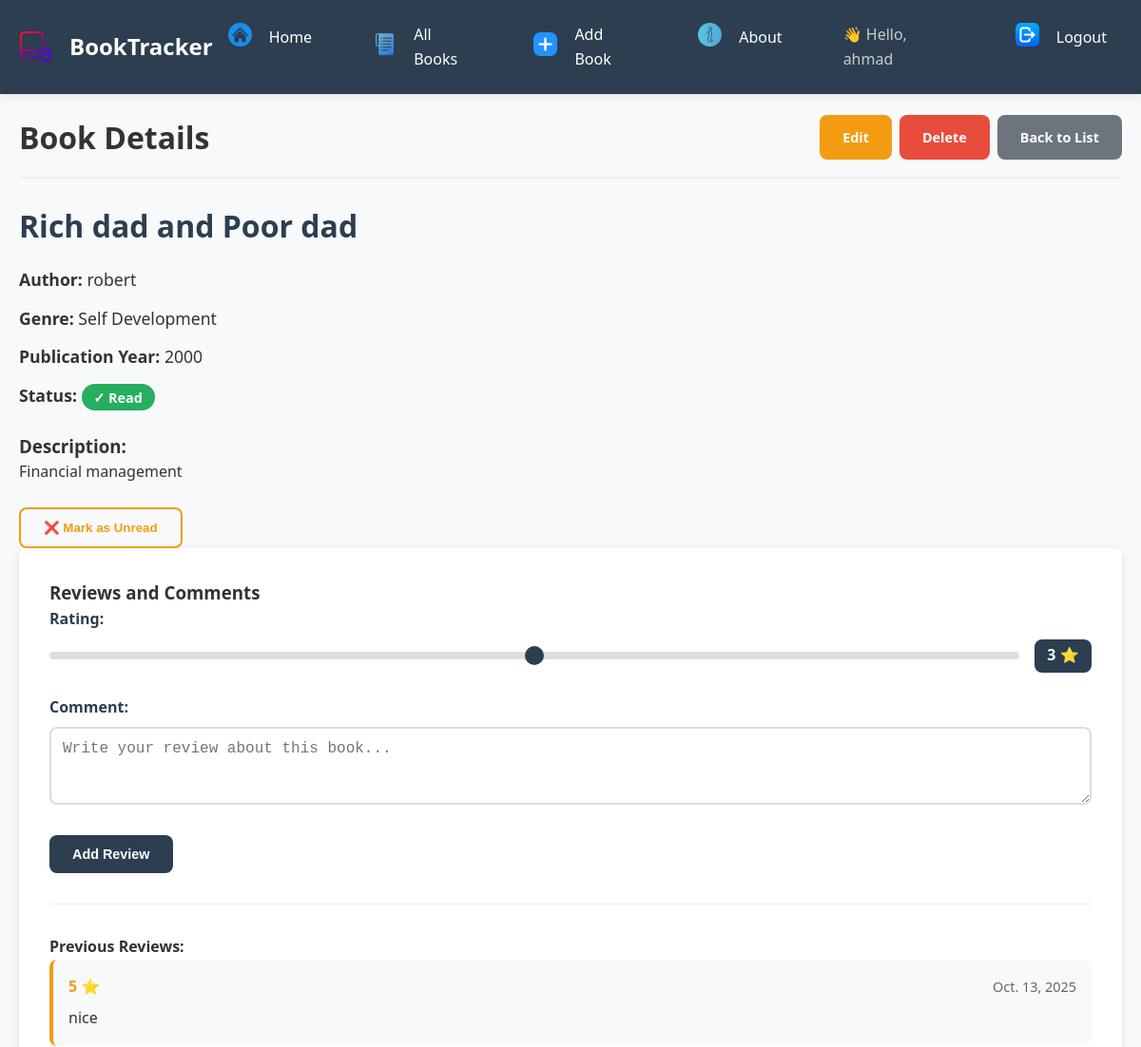
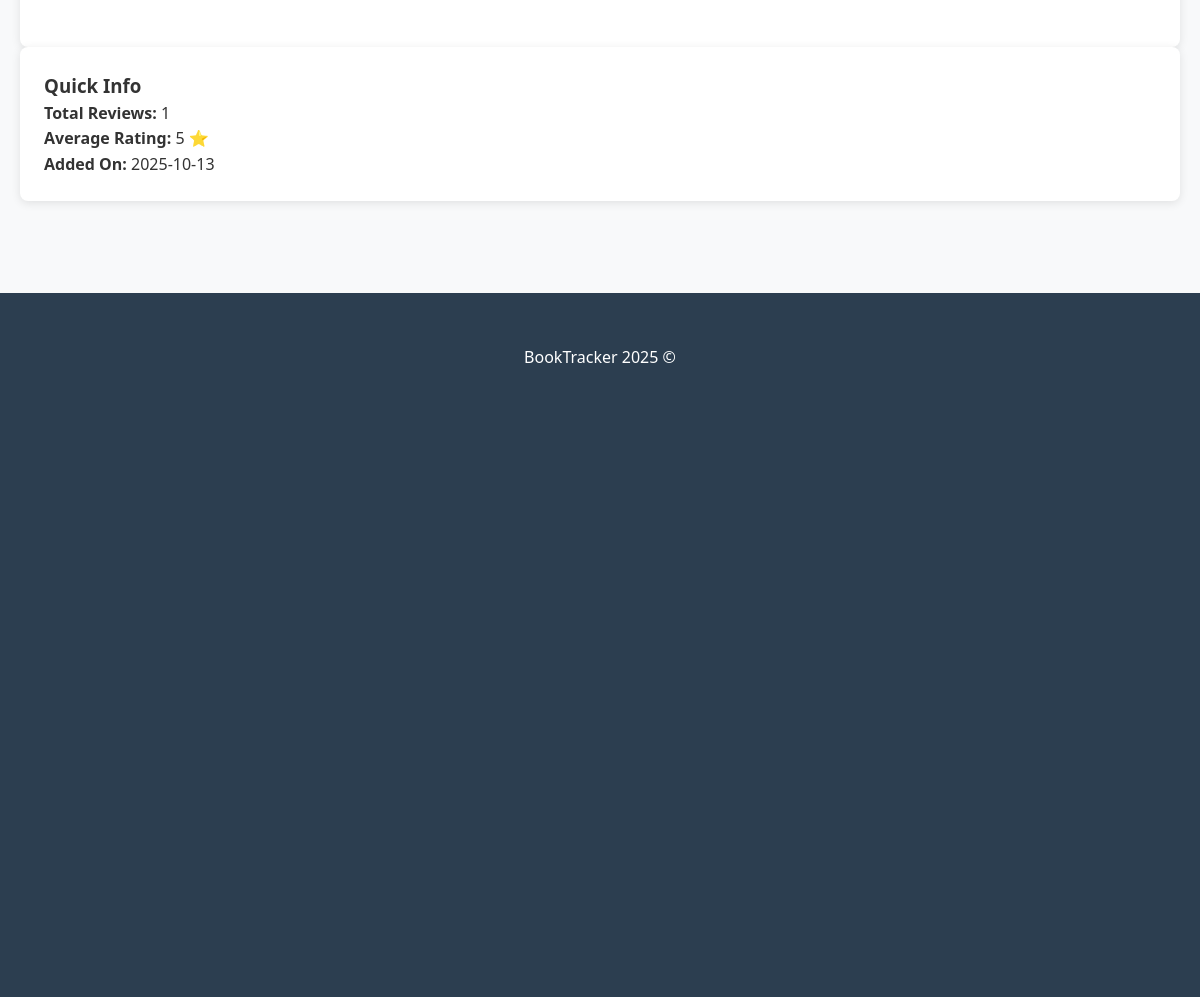
The app's page /books/10/ (signed in) with its own data (2 pictures, top to bottom).
### main_app/models.py (models this page shows, shortened)
class Book(models.Model):
    GENRE_CHOICES = [
        ('Novel', 'Novel'),
        ('Science Fiction', 'Science Fiction'),
        ('History', 'History'),
        ('Self Development', 'Self Development'),
        ('Biography', 'Biography'),
        ('Literature', 'Literature'),
        ('Poetry', 'Poetry'),
        ('Children', 'Children'),
        ('Other', 'Other'),
    ]
    title = models.CharField(max_length=200)
    author = models.CharField(max_length=100)
    genre = models.CharField(choices=GENRE_CHOICES)
    description = models.TextField(max_length=500)
    publication_year = models.IntegerField(
        validators=[MinValueValidator(1000), MaxValueValidator(2025)] # To select year between 1000 and 2025
    )
    is_read = models.BooleanField(default=False)
    created_at = models.DateTimeField(auto_now_add=True)
    user = models.ForeignKey(
        User,
        on_delete=models.CASCADE,
        null=True,  # temp (we used it to solve makemigrations issue)
        blank=True  # temp
    )
    class Meta:
        ordering = ['-created_at']

class Review(models.Model):
    book = models.ForeignKey(Book, on_delete=models.CASCADE, related_name='reviews')
    date = models.DateField(auto_now_add=True)
    rating = models.IntegerField(
        validators=[MinValueValidator(1), MaxValueValidator(5)],
        help_text="From 1 to 5 stars"
    )
    comment = models.TextField(max_length=500)
    class Meta:
        ordering = ['-date']

### main_app/views.py (the view)
# urls.py: path('books/<int:pk>/', BookDetail.as_view(), name='book_detail'),
class BookDetail(UserAccessMixin, LoginRequiredMixin, DetailView):  # most be sorted like this
    model = Book
    template_name = 'books/book_detail.html'

### main_app/views.py (called while the page is built)
    def test_func(self):
        book = self.get_object()
        return book.user == self.request.user

### main_app/templates/books/book_detail.html (shortened to what this page needs)
{% extends 'base.html' %}
{% load static %}
{% block extra_css %}
<link rel="stylesheet" href="{% static 'css/book_detail.css' %}">
{% endblock %}
{% block content %}
<div class="detail-container">
    <div class="detail-header">
        <h1>Book Details</h1>
        <div class="action-buttons">
            <a href="{% url 'book_update' book.pk %}" class="btn btn-warning">Edit</a>
            <a href="{% url 'book_delete' book.pk %}" class="btn btn-danger">Delete</a>
            <a href="{% url 'book_list' %}" class="btn btn-secondary">Back to List</a>
        </div>
    </div>
    <div class="book-details">
        <div class="main-content">
            <div class="book-info-card">
                <h2 class="book-title">{{ book.title }}</h2>
                <div class="book-meta">
                    <p><strong>Author:</strong> {{ book.author }}</p>
                    <p><strong>Genre:</strong> {{ book.genre }}</p>
                    <p><strong>Publication Year:</strong> {{ book.publication_year }}</p>
                    <p><strong>Status:</strong>
                        <span class="status-badge {% if book.is_read %}read{% else %}unread{% endif %}">
                            {% if book.is_read %}✓ Read{% else %}❌ Unread{% endif %}
                        </span>
                    </p>
                </div>
                <div class="book-description">
                    <h3>Description:</h3>
                    <p>{{ book.description|linebreaks }}</p>
                </div>
                <form method="post" action="{% url 'toggle_read' book.id %}" class="toggle-form">
                    <button type="submit" class="toggle-btn {% if book.is_read %}read{% else %}unread{% endif %}">
                        {% if book.is_read %}❌ Mark as Unread{% else %}✓ Mark as Read{% endif %}
                    </button>
                </form>
            </div>
            <div class="reviews-section">
                <div class="reviews-header">
                    <h3>Reviews and Comments</h3>
                </div>
                <form method="post" action="{% url 'add_review' book.id %}" class="review-form">
                    <div class="form-group">
                        <label for="id_rating" class="form-label">Rating:</label>
                        <div class="rating-control">
                            <input type="range" name="rating" min="1" max="5" value="3"
                                   class="rating-slider" id="id_rating"
                                   oninput="document.getElementById('ratingValue').textContent = this.value + ' ⭐'">
                            <span id="ratingValue" class="rating-value">3 ⭐</span>
                        </div>
                    </div>
                    <div class="form-group">
                        <label for="id_comment" class="form-label">Comment:</label>
                        <textarea name="comment" class="form-control" id="id_comment"
                                  rows="3" placeholder="Write your review about this book..."></textarea>
                    </div>
                    <button type="submit" class="btn btn-primary">Add Review</button>
                </form>
                <div class="reviews-list">
                    <h4>Previous Reviews:</h4>
                    {% if book.reviews.all %}
                        {% for review in book.reviews.all %}
                        <div class="review-card">
                            <div class="review-header">
                                <strong class="review-rating">{{ review.rating }} ⭐</strong>
                                <small class="review-date">{{ review.date }}</small>
                            </div>
                            <p class="review-comment">{{ review.comment }}</p>
                        </div>
                        {% endfor %}
                    {% else %}
                        <p class="no-reviews">No reviews yet.</p>
                    {% endif %}
                </div>
            </div>
        </div>
        <div class="sidebar">
            <div class="sidebar-card">
                <h3>Quick Info</h3>
                <div class="sidebar-info">
                    <p><strong>Total Reviews:</strong> {{ book.reviews.count }}</p>
                    <p><strong>Average Rating:</strong>
                        {% if book.reviews.all %}
                            {{ book.reviews.all.0.rating }} ⭐
                        {% else %}
                            No ratings
                        {% endif %}
                    </p>
                    <p><strong>Added On:</strong> {{ book.created_at|date:"Y-m-d" }}</p>
                </div>
            </div>
        </div>
    </div>
</div>
{% endblock %}

### main_app/templates/base.html (shortened to what this page needs)
<!DOCTYPE html>
<html lang="en" dir="ltr">
<head>
    {% load static %}
    <link rel="stylesheet" href="{% static 'css/base.css' %}">
    {% block extra_css %}{% endblock %}
</head>
<body>
    <nav class="navbar">
        <div class="nav-container">
            <a class="navbar-brand" href="{% url 'home' %}">
                <img src="{% static 'images/logo.png' %}" alt="BookTracker Logo"
                     style="height: 35px; width: auto; margin-right: 10px;">
                BookTracker
            </a>
            <div class="navbar-menu" id="navbarMenu">
                <ul class="navbar-nav">
                    <li class="nav-item">
                        <a class="nav-link" href="{% url 'home' %}">
                            <span class="nav-icon">                <img src="{% static 'images/home.png' %}" alt="BookTracker Logo"
                     style="height: 25px; width: auto; margin-right: 10px;"></span> Home
                        </a>
                    </li>
                    <li class="nav-item">
                        <a class="nav-link" href="{% url 'book_list' %}">
                            <span class="nav-icon">                <img src="{% static 'images/list.png' %}" alt="BookTracker Logo"
                     style="height: 25px; width: auto; margin-right: 10px;"></span> All Books
                        </a>
                    </li>
                    <li class="nav-item">
                        <a class="nav-link" href="{% url 'book_create' %}">
                            <span class="nav-icon">                <img src="{% static 'images/add.png' %}" alt="BookTracker Logo"
                     style="height: 25px; width: auto; margin-right: 10px;"></span> Add Book
                        </a>
                    </li>
                    <li class="nav-item">
                        <a class="nav-link" href="{% url 'about' %}">
                            <span class="nav-icon">                <img src="{% static 'images/about.png' %}" alt="BookTracker Logo"
                     style="height: 25px; width: auto; margin-right: 10px;"></span> About
                        </a>
                    </li>
                    {% if user.is_authenticated %}
                    <li class="nav-item">
                        <span class="nav-link" style="color: #ccc;">
                            👋 Hello, {{ user.username }}
                        </span>
                    </li>
                    <li class="nav-item">
                        <a class="nav-link" href="{% url 'logout' %}">
                            <span class="nav-icon">                <img src="{% static 'images/logout.png' %}" alt="BookTracker Logo"
                     style="height: 25px; width: auto; margin-right: 10px;"></span> Logout
                        </a>
                    </li>
                    {% endif %}
                </ul>
            </div>
        </div>
    </nav>
    <div class="container">
    {% block content %}
    {% endblock %}
</div>
    <footer class="footer">
        <div class="container">
            <p class="footer-text">BookTracker 2025 ©</p>
        </div>
    </footer>
</body>
</html>

### main_app/static/css/base.css (style rules this page uses)
:root { --primary-color: #2c3e50; --secondary-color: #3498db; --success-color: #27ae60; --warning-color: #f39c12; --danger-color: #e74c3c; --light-color: #ecf0f1; --dark-color: #2c3e50; --text-color: #333; --border-radius: 8px; --box-shadow: 0 2px 10px rgba(0,0,0,0.1); --transition: all 0.3s ease; }
* { margin: 0; padding: 0; box-sizing: border-box; }
body { font-family: 'Segoe UI', Tahoma, Geneva, Verdana, sans-serif; background-color: #f8f9fa; color: var(--text-color); line-height: 1.6; }
.container { max-width: 1200px; margin: 0 auto; padding: 20px; min-height: 80vh; }
.navbar { background-color: var(--primary-color); padding: 1rem 0; box-shadow: var(--box-shadow); }
.nav-container { max-width: 1200px; margin: 0 auto; padding: 0 20px; display: flex; justify-content: space-between; align-items: center; }
.navbar-brand { color: white; text-decoration: none; font-size: 1.5rem; font-weight: bold; display: flex; align-items: center; gap: 0.5rem; }
.navbar-menu { display: flex; }
.navbar-nav { display: flex; list-style: none; gap: 2rem; }
.nav-link { color: white; text-decoration: none; display: flex; align-items: center; gap: 0.5rem; padding: 0.5rem 1rem; border-radius: var(--border-radius); transition: var(--transition); }
.nav-icon { font-size: 1.1rem; }
.footer { background-color: var(--dark-color); color: white; text-align: center; padding: 2rem 0; margin-top: 3rem; }
.footer-text { margin: 0; }
.btn { padding: 0.75rem 1.5rem; border: none; border-radius: var(--border-radius); text-decoration: none; font-weight: 600; cursor: pointer; transition: var(--transition); display: inline-flex; align-items: center; gap: 0.5rem; font-size: 0.9rem; }
.btn-primary { background-color: var(--primary-color); color: white; }
.btn-warning { background-color: var(--warning-color); color: white; }
.btn-danger { background-color: var(--danger-color); color: white; }
.btn-secondary { background-color: #6c757d; color: white; }

### main_app/static/css/book_detail.css (style rules this page uses)
.detail-header { display: flex; justify-content: space-between; align-items: center; margin-bottom: 1.5rem; padding-bottom: 1rem; border-bottom: 2px solid var(--light-color); }
.action-buttons { display: flex; gap: 0.5rem; }
.book-title { color: var(--dark-color); margin-bottom: 1rem; font-size: 2rem; }
.book-meta { margin-bottom: 1.5rem; }
.book-meta p { margin-bottom: 0.8rem; font-size: 1.1rem; }
.status-badge { padding: 0.3rem 0.8rem; border-radius: 20px; font-size: 0.9rem; font-weight: 600; }
.status-badge.read { background-color: var(--success-color); color: white; }
.toggle-form { margin-top: 1.5rem; }
.toggle-btn { padding: 0.75rem 1.5rem; border: 2px solid; border-radius: var(--border-radius); background: none; cursor: pointer; font-weight: 600; transition: var(--transition); }
.toggle-btn.read { border-color: var(--warning-color); color: var(--warning-color); }
.reviews-section { background: white; border-radius: var(--border-radius); padding: 2rem; box-shadow: var(--box-shadow); }
.review-form { margin-bottom: 2rem; padding-bottom: 2rem; border-bottom: 1px solid var(--light-color); }
.form-group { margin-bottom: 1.5rem; }
.form-label { display: block; margin-bottom: 0.5rem; font-weight: 600; color: var(--dark-color); }
.rating-control { display: flex; align-items: center; gap: 1rem; }
.rating-slider { flex: 1; height: 8px; border-radius: 4px; background: #ddd; outline: none; -webkit-appearance: none; appearance: none; }
.rating-value { padding: 0.3rem 0.8rem; background-color: var(--primary-color); color: white; border-radius: var(--border-radius); font-weight: 600; min-width: 60px; text-align: center; }
.form-control { width: 100%; padding: 0.75rem; border: 2px solid #ddd; border-radius: var(--border-radius); font-size: 1rem; transition: var(--transition); }
.review-card { background: #f8f9fa; border-radius: var(--border-radius); padding: 1rem; margin-bottom: 1rem; border-left: 4px solid var(--warning-color); }
.review-header { display: flex; justify-content: space-between; align-items: center; margin-bottom: 0.5rem; }
.review-rating { font-weight: 600; color: var(--warning-color); }
.review-date { color: #666; font-size: 0.9rem; }
.sidebar-card { background: white; border-radius: var(--border-radius); padding: 1.5rem; box-shadow: var(--box-shadow); margin-bottom: 1.5rem; }

### records on screen
Book: title "Rich dad and Poor dad", author "robert", genre "Self Development", publication_year "2000", description "Financial management", reviews.count "1", reviews.all.0.rating "5", created_at "2025-10-13"
Review: rating "5", date "Oct. 13, 2025", comment "nice"

### other values on screen
{{ user.username }} "ahmad"
